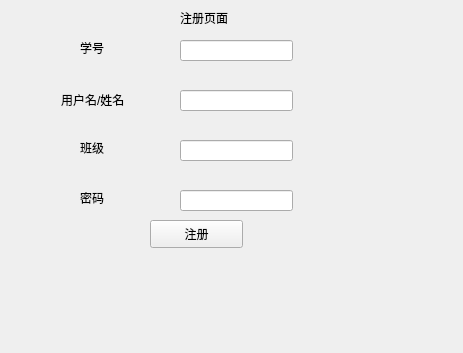
<?xml version="1.0" encoding="UTF-8"?>
<ui version="4.0">
 <class>Reg</class>
 <widget class="QWidget" name="Reg">
  <property name="geometry">
   <rect>
    <x>0</x>
    <y>0</y>
    <width>463</width>
    <height>353</height>
   </rect>
  </property>
  <property name="windowTitle">
   <string>Form</string>
  </property>
  <widget class="QPushButton" name="pushButton">
   <property name="geometry">
    <rect>
     <x>150</x>
     <y>220</y>
     <width>93</width>
     <height>28</height>
    </rect>
   </property>
   <property name="text">
    <string>注册</string>
   </property>
  </widget>
  <widget class="QLabel" name="label">
   <property name="geometry">
    <rect>
     <x>80</x>
     <y>40</y>
     <width>72</width>
     <height>15</height>
    </rect>
   </property>
   <property name="text">
    <string>学号</string>
   </property>
  </widget>
  <widget class="QLabel" name="label_2">
   <property name="geometry">
    <rect>
     <x>61</x>
     <y>90</y>
     <width>91</width>
     <height>20</height>
    </rect>
   </property>
   <property name="text">
    <string>用户名/姓名</string>
   </property>
  </widget>
  <widget class="QLabel" name="label_3">
   <property name="geometry">
    <rect>
     <x>80</x>
     <y>140</y>
     <width>72</width>
     <height>15</height>
    </rect>
   </property>
   <property name="text">
    <string>班级</string>
   </property>
  </widget>
  <widget class="QLabel" name="label_4">
   <property name="geometry">
    <rect>
     <x>80</x>
     <y>190</y>
     <width>72</width>
     <height>15</height>
    </rect>
   </property>
   <property name="text">
    <string>密码</string>
   </property>
  </widget>
  <widget class="QLabel" name="label_5">
   <property name="geometry">
    <rect>
     <x>180</x>
     <y>10</y>
     <width>72</width>
     <height>15</height>
    </rect>
   </property>
   <property name="text">
    <string>注册页面</string>
   </property>
  </widget>
  <widget class="QLineEdit" name="lineEdit">
   <property name="geometry">
    <rect>
     <x>180</x>
     <y>40</y>
     <width>113</width>
     <height>21</height>
    </rect>
   </property>
  </widget>
  <widget class="QLineEdit" name="lineEdit_2">
   <property name="geometry">
    <rect>
     <x>180</x>
     <y>90</y>
     <width>113</width>
     <height>21</height>
    </rect>
   </property>
  </widget>
  <widget class="QLineEdit" name="lineEdit_3">
   <property name="geometry">
    <rect>
     <x>180</x>
     <y>140</y>
     <width>113</width>
     <height>21</height>
    </rect>
   </property>
  </widget>
  <widget class="QLineEdit" name="lineEdit_4">
   <property name="geometry">
    <rect>
     <x>180</x>
     <y>190</y>
     <width>113</width>
     <height>21</height>
    </rect>
   </property>
  </widget>
  <widget class="QWidget" name="widget" native="true">
   <property name="geometry">
    <rect>
     <x>0</x>
     <y>0</y>
     <width>471</width>
     <height>361</height>
    </rect>
   </property>
   <property name="styleSheet">
    <string notr="true">border-image: url(:/page/timg2.jpg);</string>
   </property>
  </widget>
  <zorder>widget</zorder>
  <zorder>pushButton</zorder>
  <zorder>label</zorder>
  <zorder>label_2</zorder>
  <zorder>label_3</zorder>
  <zorder>label_4</zorder>
  <zorder>label_5</zorder>
  <zorder>lineEdit</zorder>
  <zorder>lineEdit_2</zorder>
  <zorder>lineEdit_3</zorder>
  <zorder>lineEdit_4</zorder>
 </widget>
 <resources/>
 <connections/>
</ui>
